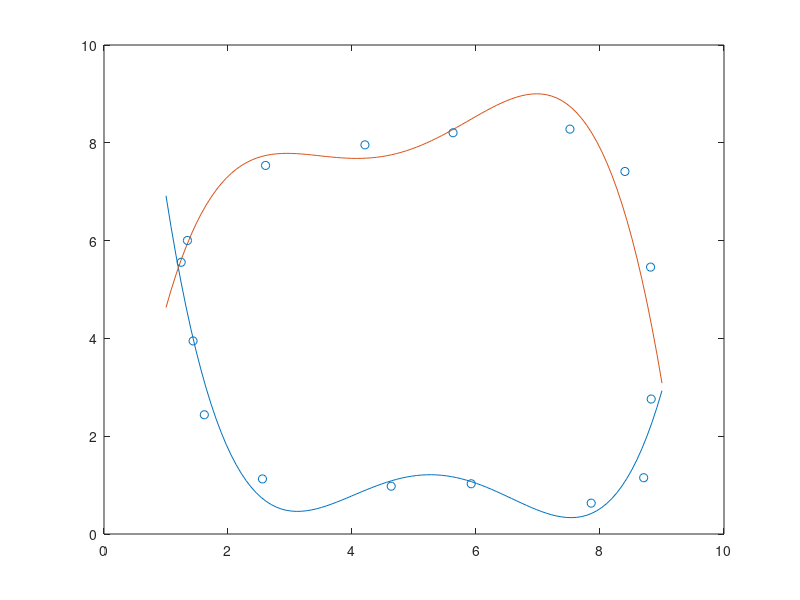

Reproduce this figure in MATLAB.
clc;clear;
%% 
load init.mat
[max1,maxIndex]=max(x);
[min1,minIndex]=min(x);
%%
if(minIndex<maxIndex)
    x1=x(minIndex:maxIndex);
    y1=y(minIndex:maxIndex);
    x2=[x(maxIndex:-1), x(1:minIndex)];
    y2=[y(maxIndex:-1), y(1:minIndex)];
else
    x1=x(maxIndex:minIndex);
    y1=y(maxIndex:minIndex);
    x2=[x(minIndex:-1), x(1:maxIndex)];
    y2=[y(minIndex:-1), y(1:maxIndex)];
end
%%
p1=polyfit(x1,y1,4);
p2=polyfit(x2,y2,4);
%%
xx=linspace(1,9);
yy1 = polyval(p1,xx);
yy2 = polyval(p2,xx);
plot(xx,yy1); % 预测的折线图
hold on;
plot(xx,yy2);
scatter(x,y); % 真实数据的散点图
%%
save test3.mat p1 p2